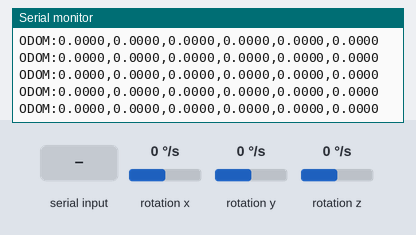
Bench run of a sketch on a simulated Arduino Nano 33 IoT. On the bench: the last lines printed to the serial monitor. Inputs (shaded band) come from the test bench; at power-on: rotation z 0 °/s, rotation x 0 °/s, rotation y 0 °/s.

Above: at 2.3 s.
2.4 s: "RESET\n" received over Serial
3.9 s: "PING\n" received over Serial
5.4 s: rotation z set to -192 °/s
At 5.46 s:
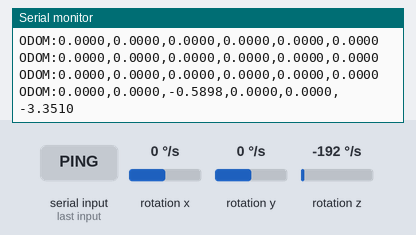
6.9 s: rotation z set to -100 °/s
At 6.9 s:
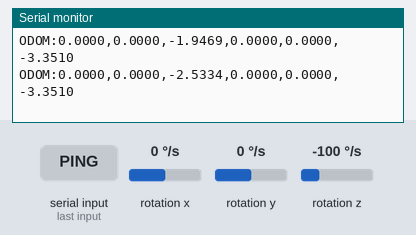
Timing chart, 0 to 9.4 s (numbered marks = the images above; inputs shaded):
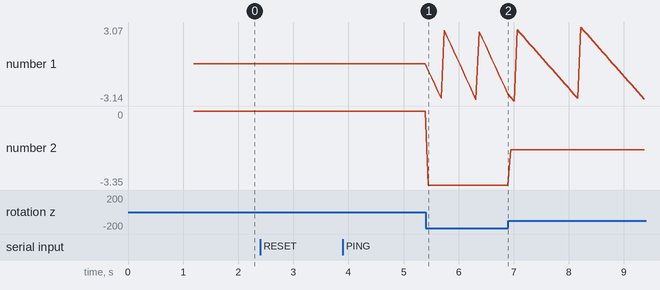

The sketch:

robot_odometry.ino
```cpp
// robot_odometry.ino - Arduino sketch for WSL2
#include <Arduino_LSM6DS3.h>

float gx, gy, gz;
float pos_x = 0.0, pos_y = 0.0, heading = 0.0;
float vel_x = 0.0, vel_y = 0.0, vel_angular = 0.0;
unsigned long last_time;

// Calibration values
float gyro_offset_z = 0.0;
bool calibrated = false;

void setup() {
  Serial.begin(115200);
  while (!Serial);

  if (!IMU.begin()) {
    Serial.println("ERROR: IMU failed");
    while (1);
  }

  // Calibrate gyroscope
  calibrate_gyro();

  Serial.println("ARDUINO_READY");
  last_time = millis();
}

void calibrate_gyro() {
  Serial.println("Calibrating gyro... keep robot still");
  float sum = 0;
  for (int i = 0; i < 100; i++) {
    if (IMU.gyroscopeAvailable()) {
      IMU.readGyroscope(gx, gy, gz);
      sum += gz;
    }
    delay(10);
  }
  gyro_offset_z = sum / 100.0;
  calibrated = true;
  Serial.println("Calibration complete");
}

void loop() {
  unsigned long current_time = millis();
  float dt = (current_time - last_time) / 1000.0;

  // Read gyroscope
  if (IMU.gyroscopeAvailable()) {
    IMU.readGyroscope(gx, gy, gz);

    // Remove bias and convert to rad/s
    vel_angular = (gz - gyro_offset_z) * DEG_TO_RAD;

    // Only update if significant rotation
    if (abs(vel_angular) > 0.02) {
      heading += vel_angular * dt;
    }

    // Normalize heading to [-π, π]
    while (heading > PI) heading -= 2*PI;
    while (heading < -PI) heading += 2*PI;
  }

  // Placeholder velocities (replace with encoder data)
  vel_x = 0.0;
  vel_y = 0.0;

  // Update position
  pos_x += vel_x * cos(heading) * dt;
  pos_y += vel_x * sin(heading) * dt;

  // Send data every 50ms
  if (current_time - last_time >= 50) {
    Serial.print("ODOM:");
    Serial.print(pos_x, 4); Serial.print(",");
    Serial.print(pos_y, 4); Serial.print(",");
    Serial.print(heading, 4); Serial.print(",");
    Serial.print(vel_x, 4); Serial.print(",");
    Serial.print(vel_y, 4); Serial.print(",");
    Serial.println(vel_angular, 4);

    last_time = current_time;
  }

  // Handle commands
  if (Serial.available()) {
    String cmd = Serial.readStringUntil('\n');
    cmd.trim();

    if (cmd == "RESET") {
      pos_x = 0; pos_y = 0; heading = 0;
      vel_x = 0; vel_y = 0;
      Serial.println("RESET_OK");
    }
    else if (cmd == "PING") {
      Serial.println("PONG");
    }
    else if (cmd.startsWith("VEL:")) {
      int comma = cmd.indexOf(',');
      if (comma > 0) {
        vel_x = cmd.substring(4, comma).toFloat();
        vel_angular = cmd.substring(comma + 1).toFloat();
      }
    }
  }

  delay(10);
}
```

Measured:
- after the input at 5.4 s, the serial monitor: prints a new line after 0.05 s (image 1)
- plotted number 1: 0 → -2.53 after the input at 5.4 s, -2.53 → -2.99 after the input at 6.9 s
- plotted number 2: 0 → -3.35 after the input at 5.4 s, -3.35 → -1.75 after the input at 6.9 s
